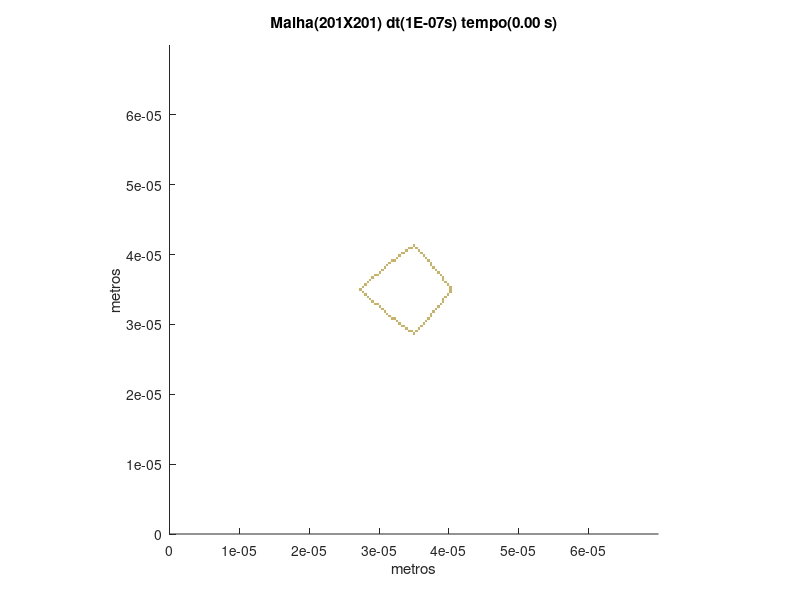

Here is the MATLAB script that generated this plot:
set (gca,'PlotBoxAspectRatio',[1 1 1],'Xlim',[0,7E-05],'Ylim',[0,7E-05])
hold on
title('Malha(201X201) dt(1E-07s) tempo(0.00 s)')
hold on
ylabel('metros')
hold on
xlabel('metros')
hold on

fill([3.48258706467662E-05 3.48258706467662E-05 3.51741293532338E-05 3.51741293532338E-05],[2.85572139303483E-05 2.89054726368159E-05 2.89054726368159E-05 2.85572139303483E-05],[0.8,0.7,0.4],'LineStyle','none')

fill([3.41293532338308E-05 3.41293532338308E-05 3.44776119402985E-05 3.44776119402985E-05],[2.89054726368159E-05 2.92537313432836E-05 2.92537313432836E-05 2.89054726368159E-05],[0.8,0.7,0.4],'LineStyle','none')

fill([3.44776119402985E-05 3.44776119402985E-05 3.48258706467662E-05 3.48258706467662E-05],[2.89054726368159E-05 2.92537313432836E-05 2.92537313432836E-05 2.89054726368159E-05],[0.8,0.7,0.4],'LineStyle','none')

fill([3.51741293532338E-05 3.51741293532338E-05 3.55223880597015E-05 3.55223880597015E-05],[2.89054726368159E-05 2.92537313432836E-05 2.92537313432836E-05 2.89054726368159E-05],[0.8,0.7,0.4],'LineStyle','none')

fill([3.37810945273632E-05 3.37810945273632E-05 3.41293532338308E-05 3.41293532338308E-05],[2.92537313432836E-05 2.96019900497512E-05 2.96019900497512E-05 2.92537313432836E-05],[0.8,0.7,0.4],'LineStyle','none')

fill([3.55223880597015E-05 3.55223880597015E-05 3.58706467661692E-05 3.58706467661692E-05],[2.92537313432836E-05 2.96019900497512E-05 2.96019900497512E-05 2.92537313432836E-05],[0.8,0.7,0.4],'LineStyle','none')

fill([3.30845771144279E-05 3.30845771144279E-05 3.34328358208955E-05 3.34328358208955E-05],[2.96019900497512E-05 2.99502487562189E-05 2.99502487562189E-05 2.96019900497512E-05],[0.8,0.7,0.4],'LineStyle','none')

fill([3.34328358208955E-05 3.34328358208955E-05 3.37810945273632E-05 3.37810945273632E-05],[2.96019900497512E-05 2.99502487562189E-05 2.99502487562189E-05 2.96019900497512E-05],[0.8,0.7,0.4],'LineStyle','none')

fill([3.58706467661692E-05 3.58706467661692E-05 3.62189054726368E-05 3.62189054726368E-05],[2.96019900497512E-05 2.99502487562189E-05 2.99502487562189E-05 2.96019900497512E-05],[0.8,0.7,0.4],'LineStyle','none')

fill([3.27363184079602E-05 3.27363184079602E-05 3.30845771144279E-05 3.30845771144279E-05],[2.99502487562189E-05 3.02985074626866E-05 3.02985074626866E-05 2.99502487562189E-05],[0.8,0.7,0.4],'LineStyle','none')

fill([3.62189054726368E-05 3.62189054726368E-05 3.65671641791045E-05 3.65671641791045E-05],[2.99502487562189E-05 3.02985074626866E-05 3.02985074626866E-05 2.99502487562189E-05],[0.8,0.7,0.4],'LineStyle','none')

fill([3.23880597014925E-05 3.23880597014925E-05 3.27363184079602E-05 3.27363184079602E-05],[3.02985074626866E-05 3.06467661691542E-05 3.06467661691542E-05 3.02985074626866E-05],[0.8,0.7,0.4],'LineStyle','none')

fill([3.65671641791045E-05 3.65671641791045E-05 3.69154228855721E-05 3.69154228855721E-05],[3.02985074626866E-05 3.06467661691542E-05 3.06467661691542E-05 3.02985074626866E-05],[0.8,0.7,0.4],'LineStyle','none')

fill([3.16915422885572E-05 3.16915422885572E-05 3.20398009950249E-05 3.20398009950249E-05],[3.06467661691542E-05 3.09950248756219E-05 3.09950248756219E-05 3.06467661691542E-05],[0.8,0.7,0.4],'LineStyle','none')

fill([3.20398009950249E-05 3.20398009950249E-05 3.23880597014925E-05 3.23880597014925E-05],[3.06467661691542E-05 3.09950248756219E-05 3.09950248756219E-05 3.06467661691542E-05],[0.8,0.7,0.4],'LineStyle','none')

fill([3.69154228855721E-05 3.69154228855721E-05 3.72636815920398E-05 3.72636815920398E-05],[3.06467661691542E-05 3.09950248756219E-05 3.09950248756219E-05 3.06467661691542E-05],[0.8,0.7,0.4],'LineStyle','none')

fill([3.13432835820895E-05 3.13432835820895E-05 3.16915422885572E-05 3.16915422885572E-05],[3.09950248756219E-05 3.13432835820895E-05 3.13432835820895E-05 3.09950248756219E-05],[0.8,0.7,0.4],'LineStyle','none')

fill([3.72636815920398E-05 3.72636815920398E-05 3.76119402985075E-05 3.76119402985075E-05],[3.09950248756219E-05 3.13432835820895E-05 3.13432835820895E-05 3.09950248756219E-05],[0.8,0.7,0.4],'LineStyle','none')

fill([3.09950248756219E-05 3.09950248756219E-05 3.13432835820895E-05 3.13432835820895E-05],[3.13432835820895E-05 3.16915422885572E-05 3.16915422885572E-05 3.13432835820895E-05],[0.8,0.7,0.4],'LineStyle','none')

fill([3.72636815920398E-05 3.72636815920398E-05 3.76119402985075E-05 3.76119402985075E-05],[3.13432835820895E-05 3.16915422885572E-05 3.16915422885572E-05 3.13432835820895E-05],[0.8,0.7,0.4],'LineStyle','none')

fill([3.06467661691542E-05 3.06467661691542E-05 3.09950248756219E-05 3.09950248756219E-05],[3.16915422885572E-05 3.20398009950249E-05 3.20398009950249E-05 3.16915422885572E-05],[0.8,0.7,0.4],'LineStyle','none')

fill([3.76119402985075E-05 3.76119402985075E-05 3.79601990049751E-05 3.79601990049751E-05],[3.16915422885572E-05 3.20398009950249E-05 3.20398009950249E-05 3.16915422885572E-05],[0.8,0.7,0.4],'LineStyle','none')

fill([3.02985074626866E-05 3.02985074626866E-05 3.06467661691542E-05 3.06467661691542E-05],[3.20398009950249E-05 3.23880597014925E-05 3.23880597014925E-05 3.20398009950249E-05],[0.8,0.7,0.4],'LineStyle','none')

fill([3.79601990049751E-05 3.79601990049751E-05 3.83084577114428E-05 3.83084577114428E-05],[3.20398009950249E-05 3.23880597014925E-05 3.23880597014925E-05 3.20398009950249E-05],[0.8,0.7,0.4],'LineStyle','none')

fill([2.99502487562189E-05 2.99502487562189E-05 3.02985074626866E-05 3.02985074626866E-05],[3.23880597014925E-05 3.27363184079602E-05 3.27363184079602E-05 3.23880597014925E-05],[0.8,0.7,0.4],'LineStyle','none')

fill([3.83084577114428E-05 3.83084577114428E-05 3.86567164179104E-05 3.86567164179104E-05],[3.23880597014925E-05 3.27363184079602E-05 3.27363184079602E-05 3.23880597014925E-05],[0.8,0.7,0.4],'LineStyle','none')

fill([2.92537313432836E-05 2.92537313432836E-05 2.96019900497512E-05 2.96019900497512E-05],[3.27363184079602E-05 3.30845771144279E-05 3.30845771144279E-05 3.27363184079602E-05],[0.8,0.7,0.4],'LineStyle','none')

fill([2.96019900497512E-05 2.96019900497512E-05 2.99502487562189E-05 2.99502487562189E-05],[3.27363184079602E-05 3.30845771144279E-05 3.30845771144279E-05 3.27363184079602E-05],[0.8,0.7,0.4],'LineStyle','none')

fill([3.86567164179104E-05 3.86567164179104E-05 3.90049751243781E-05 3.90049751243781E-05],[3.27363184079602E-05 3.30845771144279E-05 3.30845771144279E-05 3.27363184079602E-05],[0.8,0.7,0.4],'LineStyle','none')

fill([2.89054726368159E-05 2.89054726368159E-05 2.92537313432836E-05 2.92537313432836E-05],[3.30845771144279E-05 3.34328358208955E-05 3.34328358208955E-05 3.30845771144279E-05],[0.8,0.7,0.4],'LineStyle','none')

fill([3.90049751243781E-05 3.90049751243781E-05 3.93532338308458E-05 3.93532338308458E-05],[3.30845771144279E-05 3.34328358208955E-05 3.34328358208955E-05 3.30845771144279E-05],[0.8,0.7,0.4],'LineStyle','none')

fill([2.85572139303483E-05 2.85572139303483E-05 2.89054726368159E-05 2.89054726368159E-05],[3.34328358208955E-05 3.37810945273632E-05 3.37810945273632E-05 3.34328358208955E-05],[0.8,0.7,0.4],'LineStyle','none')

fill([3.90049751243781E-05 3.90049751243781E-05 3.93532338308458E-05 3.93532338308458E-05],[3.34328358208955E-05 3.37810945273632E-05 3.37810945273632E-05 3.34328358208955E-05],[0.8,0.7,0.4],'LineStyle','none')

fill([2.82089552238806E-05 2.82089552238806E-05 2.85572139303483E-05 2.85572139303483E-05],[3.37810945273632E-05 3.41293532338308E-05 3.41293532338308E-05 3.37810945273632E-05],[0.8,0.7,0.4],'LineStyle','none')

fill([3.93532338308458E-05 3.93532338308458E-05 3.97014925373134E-05 3.97014925373134E-05],[3.37810945273632E-05 3.41293532338308E-05 3.41293532338308E-05 3.37810945273632E-05],[0.8,0.7,0.4],'LineStyle','none')

fill([2.78606965174129E-05 2.78606965174129E-05 2.82089552238806E-05 2.82089552238806E-05],[3.41293532338308E-05 3.44776119402985E-05 3.44776119402985E-05 3.41293532338308E-05],[0.8,0.7,0.4],'LineStyle','none')

fill([3.97014925373134E-05 3.97014925373134E-05 4.00497512437811E-05 4.00497512437811E-05],[3.41293532338308E-05 3.44776119402985E-05 3.44776119402985E-05 3.41293532338308E-05],[0.8,0.7,0.4],'LineStyle','none')

fill([2.75124378109453E-05 2.75124378109453E-05 2.78606965174129E-05 2.78606965174129E-05],[3.44776119402985E-05 3.48258706467662E-05 3.48258706467662E-05 3.44776119402985E-05],[0.8,0.7,0.4],'LineStyle','none')

fill([4.00497512437811E-05 4.00497512437811E-05 4.03980099502488E-05 4.03980099502488E-05],[3.44776119402985E-05 3.48258706467662E-05 3.48258706467662E-05 3.44776119402985E-05],[0.8,0.7,0.4],'LineStyle','none')

fill([2.71641791044776E-05 2.71641791044776E-05 2.75124378109453E-05 2.75124378109453E-05],[3.48258706467662E-05 3.51741293532338E-05 3.51741293532338E-05 3.48258706467662E-05],[0.8,0.7,0.4],'LineStyle','none')

fill([4.00497512437811E-05 4.00497512437811E-05 4.03980099502488E-05 4.03980099502488E-05],[3.48258706467662E-05 3.51741293532338E-05 3.51741293532338E-05 3.48258706467662E-05],[0.8,0.7,0.4],'LineStyle','none')

fill([2.75124378109453E-05 2.75124378109453E-05 2.78606965174129E-05 2.78606965174129E-05],[3.51741293532338E-05 3.55223880597015E-05 3.55223880597015E-05 3.51741293532338E-05],[0.8,0.7,0.4],'LineStyle','none')

fill([4.00497512437811E-05 4.00497512437811E-05 4.03980099502488E-05 4.03980099502488E-05],[3.51741293532338E-05 3.55223880597015E-05 3.55223880597015E-05 3.51741293532338E-05],[0.8,0.7,0.4],'LineStyle','none')

fill([2.78606965174129E-05 2.78606965174129E-05 2.82089552238806E-05 2.82089552238806E-05],[3.55223880597015E-05 3.58706467661692E-05 3.58706467661692E-05 3.55223880597015E-05],[0.8,0.7,0.4],'LineStyle','none')

fill([3.97014925373134E-05 3.97014925373134E-05 4.00497512437811E-05 4.00497512437811E-05],[3.55223880597015E-05 3.58706467661692E-05 3.58706467661692E-05 3.55223880597015E-05],[0.8,0.7,0.4],'LineStyle','none')

fill([2.82089552238806E-05 2.82089552238806E-05 2.85572139303483E-05 2.85572139303483E-05],[3.58706467661692E-05 3.62189054726368E-05 3.62189054726368E-05 3.58706467661692E-05],[0.8,0.7,0.4],'LineStyle','none')

fill([3.93532338308458E-05 3.93532338308458E-05 3.97014925373134E-05 3.97014925373134E-05],[3.58706467661692E-05 3.62189054726368E-05 3.62189054726368E-05 3.58706467661692E-05],[0.8,0.7,0.4],'LineStyle','none')

fill([2.85572139303483E-05 2.85572139303483E-05 2.89054726368159E-05 2.89054726368159E-05],[3.62189054726368E-05 3.65671641791045E-05 3.65671641791045E-05 3.62189054726368E-05],[0.8,0.7,0.4],'LineStyle','none')

fill([3.90049751243781E-05 3.90049751243781E-05 3.93532338308458E-05 3.93532338308458E-05],[3.62189054726368E-05 3.65671641791045E-05 3.65671641791045E-05 3.62189054726368E-05],[0.8,0.7,0.4],'LineStyle','none')

fill([2.89054726368159E-05 2.89054726368159E-05 2.92537313432836E-05 2.92537313432836E-05],[3.65671641791045E-05 3.69154228855721E-05 3.69154228855721E-05 3.65671641791045E-05],[0.8,0.7,0.4],'LineStyle','none')

fill([3.90049751243781E-05 3.90049751243781E-05 3.93532338308458E-05 3.93532338308458E-05],[3.65671641791045E-05 3.69154228855721E-05 3.69154228855721E-05 3.65671641791045E-05],[0.8,0.7,0.4],'LineStyle','none')

fill([2.92537313432836E-05 2.92537313432836E-05 2.96019900497512E-05 2.96019900497512E-05],[3.69154228855721E-05 3.72636815920398E-05 3.72636815920398E-05 3.69154228855721E-05],[0.8,0.7,0.4],'LineStyle','none')

fill([2.96019900497512E-05 2.96019900497512E-05 2.99502487562189E-05 2.99502487562189E-05],[3.69154228855721E-05 3.72636815920398E-05 3.72636815920398E-05 3.69154228855721E-05],[0.8,0.7,0.4],'LineStyle','none')

fill([3.86567164179104E-05 3.86567164179104E-05 3.90049751243781E-05 3.90049751243781E-05],[3.69154228855721E-05 3.72636815920398E-05 3.72636815920398E-05 3.69154228855721E-05],[0.8,0.7,0.4],'LineStyle','none')

fill([2.99502487562189E-05 2.99502487562189E-05 3.02985074626866E-05 3.02985074626866E-05],[3.72636815920398E-05 3.76119402985075E-05 3.76119402985075E-05 3.72636815920398E-05],[0.8,0.7,0.4],'LineStyle','none')

fill([3.83084577114428E-05 3.83084577114428E-05 3.86567164179104E-05 3.86567164179104E-05],[3.72636815920398E-05 3.76119402985075E-05 3.76119402985075E-05 3.72636815920398E-05],[0.8,0.7,0.4],'LineStyle','none')

fill([3.02985074626866E-05 3.02985074626866E-05 3.06467661691542E-05 3.06467661691542E-05],[3.76119402985075E-05 3.79601990049751E-05 3.79601990049751E-05 3.76119402985075E-05],[0.8,0.7,0.4],'LineStyle','none')

fill([3.79601990049751E-05 3.79601990049751E-05 3.83084577114428E-05 3.83084577114428E-05],[3.76119402985075E-05 3.79601990049751E-05 3.79601990049751E-05 3.76119402985075E-05],[0.8,0.7,0.4],'LineStyle','none')

fill([3.06467661691542E-05 3.06467661691542E-05 3.09950248756219E-05 3.09950248756219E-05],[3.79601990049751E-05 3.83084577114428E-05 3.83084577114428E-05 3.79601990049751E-05],[0.8,0.7,0.4],'LineStyle','none')

fill([3.76119402985075E-05 3.76119402985075E-05 3.79601990049751E-05 3.79601990049751E-05],[3.79601990049751E-05 3.83084577114428E-05 3.83084577114428E-05 3.79601990049751E-05],[0.8,0.7,0.4],'LineStyle','none')

fill([3.09950248756219E-05 3.09950248756219E-05 3.13432835820895E-05 3.13432835820895E-05],[3.83084577114428E-05 3.86567164179104E-05 3.86567164179104E-05 3.83084577114428E-05],[0.8,0.7,0.4],'LineStyle','none')

fill([3.72636815920398E-05 3.72636815920398E-05 3.76119402985075E-05 3.76119402985075E-05],[3.83084577114428E-05 3.86567164179104E-05 3.86567164179104E-05 3.83084577114428E-05],[0.8,0.7,0.4],'LineStyle','none')

fill([3.13432835820895E-05 3.13432835820895E-05 3.16915422885572E-05 3.16915422885572E-05],[3.86567164179104E-05 3.90049751243781E-05 3.90049751243781E-05 3.86567164179104E-05],[0.8,0.7,0.4],'LineStyle','none')

fill([3.72636815920398E-05 3.72636815920398E-05 3.76119402985075E-05 3.76119402985075E-05],[3.86567164179104E-05 3.90049751243781E-05 3.90049751243781E-05 3.86567164179104E-05],[0.8,0.7,0.4],'LineStyle','none')

fill([3.16915422885572E-05 3.16915422885572E-05 3.20398009950249E-05 3.20398009950249E-05],[3.90049751243781E-05 3.93532338308458E-05 3.93532338308458E-05 3.90049751243781E-05],[0.8,0.7,0.4],'LineStyle','none')

fill([3.20398009950249E-05 3.20398009950249E-05 3.23880597014925E-05 3.23880597014925E-05],[3.90049751243781E-05 3.93532338308458E-05 3.93532338308458E-05 3.90049751243781E-05],[0.8,0.7,0.4],'LineStyle','none')

fill([3.69154228855721E-05 3.69154228855721E-05 3.72636815920398E-05 3.72636815920398E-05],[3.90049751243781E-05 3.93532338308458E-05 3.93532338308458E-05 3.90049751243781E-05],[0.8,0.7,0.4],'LineStyle','none')

fill([3.23880597014925E-05 3.23880597014925E-05 3.27363184079602E-05 3.27363184079602E-05],[3.93532338308458E-05 3.97014925373134E-05 3.97014925373134E-05 3.93532338308458E-05],[0.8,0.7,0.4],'LineStyle','none')

fill([3.65671641791045E-05 3.65671641791045E-05 3.69154228855721E-05 3.69154228855721E-05],[3.93532338308458E-05 3.97014925373134E-05 3.97014925373134E-05 3.93532338308458E-05],[0.8,0.7,0.4],'LineStyle','none')

fill([3.27363184079602E-05 3.27363184079602E-05 3.30845771144279E-05 3.30845771144279E-05],[3.97014925373134E-05 4.00497512437811E-05 4.00497512437811E-05 3.97014925373134E-05],[0.8,0.7,0.4],'LineStyle','none')

fill([3.62189054726368E-05 3.62189054726368E-05 3.65671641791045E-05 3.65671641791045E-05],[3.97014925373134E-05 4.00497512437811E-05 4.00497512437811E-05 3.97014925373134E-05],[0.8,0.7,0.4],'LineStyle','none')

fill([3.30845771144279E-05 3.30845771144279E-05 3.34328358208955E-05 3.34328358208955E-05],[4.00497512437811E-05 4.03980099502488E-05 4.03980099502488E-05 4.00497512437811E-05],[0.8,0.7,0.4],'LineStyle','none')

fill([3.34328358208955E-05 3.34328358208955E-05 3.37810945273632E-05 3.37810945273632E-05],[4.00497512437811E-05 4.03980099502488E-05 4.03980099502488E-05 4.00497512437811E-05],[0.8,0.7,0.4],'LineStyle','none')

fill([3.58706467661692E-05 3.58706467661692E-05 3.62189054726368E-05 3.62189054726368E-05],[4.00497512437811E-05 4.03980099502488E-05 4.03980099502488E-05 4.00497512437811E-05],[0.8,0.7,0.4],'LineStyle','none')

fill([3.37810945273632E-05 3.37810945273632E-05 3.41293532338308E-05 3.41293532338308E-05],[4.03980099502488E-05 4.07462686567164E-05 4.07462686567164E-05 4.03980099502488E-05],[0.8,0.7,0.4],'LineStyle','none')

fill([3.55223880597015E-05 3.55223880597015E-05 3.58706467661692E-05 3.58706467661692E-05],[4.03980099502488E-05 4.07462686567164E-05 4.07462686567164E-05 4.03980099502488E-05],[0.8,0.7,0.4],'LineStyle','none')

fill([3.41293532338308E-05 3.41293532338308E-05 3.44776119402985E-05 3.44776119402985E-05],[4.07462686567164E-05 4.10945273631841E-05 4.10945273631841E-05 4.07462686567164E-05],[0.8,0.7,0.4],'LineStyle','none')

fill([3.44776119402985E-05 3.44776119402985E-05 3.48258706467662E-05 3.48258706467662E-05],[4.07462686567164E-05 4.10945273631841E-05 4.10945273631841E-05 4.07462686567164E-05],[0.8,0.7,0.4],'LineStyle','none')

fill([3.51741293532338E-05 3.51741293532338E-05 3.55223880597015E-05 3.55223880597015E-05],[4.07462686567164E-05 4.10945273631841E-05 4.10945273631841E-05 4.07462686567164E-05],[0.8,0.7,0.4],'LineStyle','none')

fill([3.48258706467662E-05 3.48258706467662E-05 3.51741293532338E-05 3.51741293532338E-05],[4.10945273631841E-05 4.14427860696517E-05 4.14427860696517E-05 4.10945273631841E-05],[0.8,0.7,0.4],'LineStyle','none')
